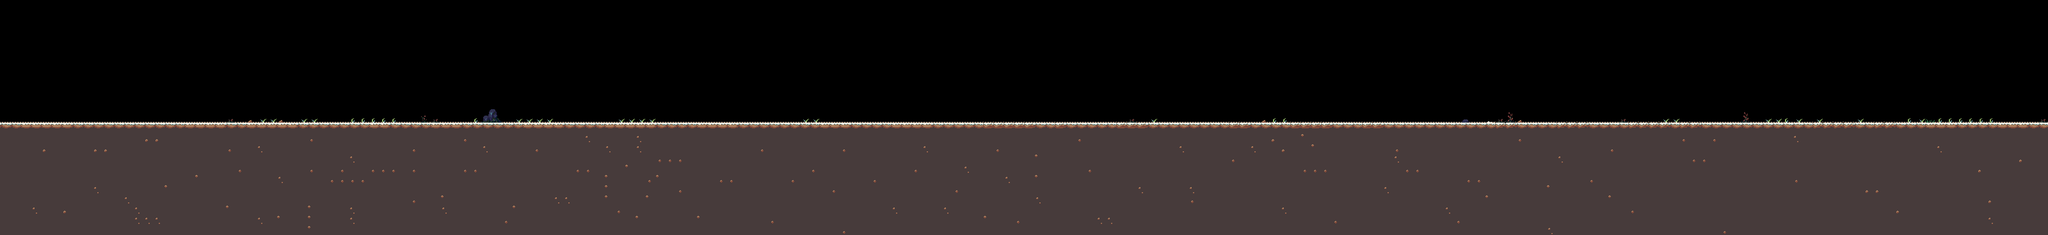

The image is a tile-based game level rendered from a .tmx file. Its description and source (layers, tilesets, objects; grid data summarised) follow:
An orthogonal 200x23 tile map with 16x16 px tiles, 2 tile layers (background, ground) and 19 objects (16x BuildingSpot, 3x Other).

<map version="1.9" tiledversion="1.9.2" orientation="orthogonal" renderorder="right-down" width="200" height="23" tilewidth="16" tileheight="16" infinite="0" nextlayerid="4" nextobjectid="45">
 <tileset firstgid="1" source="tileset.tsx" />
 <layer id="3" name="background" width="200" height="23">
  <data>[4600 cells, 200 non-empty, 1 distinct tile ids]</data>
 </layer>
 <layer id="1" name="ground" width="200" height="23">
  <data>[4600 cells, 2310 non-empty, 25 distinct tile ids]</data>
 </layer>
 <objectgroup id="2" name="objects">
  <object id="21" name="Center" class="BuildingSpot" x="1528" y="142" width="144" height="48" />
  <object id="22" name="Armory" class="BuildingSpot" x="1672" y="150" width="112" height="40" />
  <object id="23" name="Arsenal" class="BuildingSpot" x="1416" y="150" width="112" height="40" />
  <object id="24" name="Tower" class="BuildingSpot" x="1896" y="142" width="96" height="48" />
  <object id="27" name="Tower" class="BuildingSpot" x="1096" y="142" width="96" height="48" />
  <object id="28" name="Slum" class="Other" x="296" y="168" width="48" height="24" />
  <object id="29" name="Slum" class="Other" x="2544" y="168" width="48" height="24" />
  <object id="32" name="Farm" class="BuildingSpot" x="2808" y="168" width="160" height="24" />
  <object id="33" name="Locomotive" class="BuildingSpot" x="1992" y="145" width="112" height="45" />
  <object id="34" name="Hospital" class="BuildingSpot" x="1192" y="150" width="112" height="40" />
  <object id="35" name="Market" class="BuildingSpot" x="1784" y="150" width="112" height="40" />
  <object id="37" name="Market" class="BuildingSpot" x="984" y="150" width="112" height="40" />
  <object id="38" name="Market" class="BuildingSpot" x="2104" y="150" width="112" height="40" />
  <object id="39" name="Market" class="BuildingSpot" x="1304" y="150" width="112" height="40" />
  <object id="40" name="Slum" class="Other" x="552" y="168" width="48" height="24" />
  <object id="41" name="Market" class="BuildingSpot" x="872" y="150" width="112" height="40" />
  <object id="42" name="Rails" class="BuildingSpot" x="3080" y="176" width="96" height="16" />
  <object id="43" name="Rails" class="BuildingSpot" x="2400" y="176" width="96" height="16" />
  <object id="44" name="Rails" class="BuildingSpot" x="2624" y="176" width="96" height="16" />
 </objectgroup>
</map>
